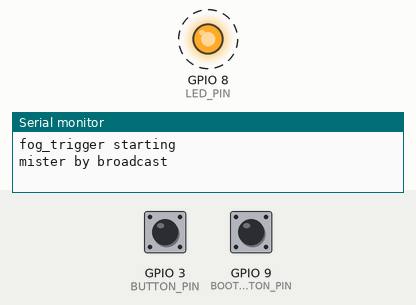
A sketch run on a simulated ESP32. Shown: output pins drawn as LEDs (lit = HIGH), the last lines printed to the serial monitor. Dashed ring = blinking. Inputs (shaded band) come from the test bench; at power-on: GPIO 3 (BUTTON_PIN) HIGH, GPIO 9 (BOOT_BUTTON_PIN) HIGH. Random numbers use the default seed unless the sketch sets one.

Above: at 0.87 s.
1.3 s: GPIO 3 (BUTTON_PIN) pulled LOW for 0.15 s
At 3.8 s:
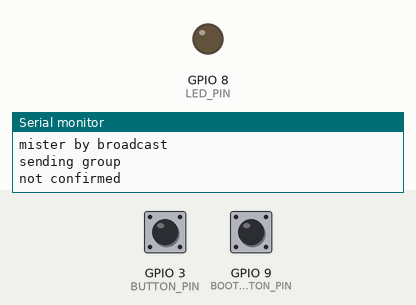
4.4 s: GPIO 9 (BOOT_BUTTON_PIN) pulled LOW for 1 s
At 5.74 s:
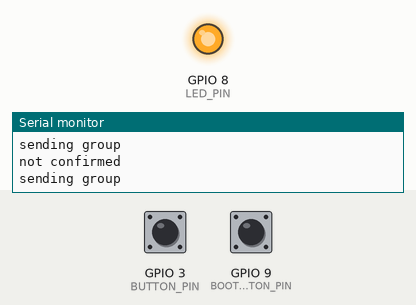
7.4 s: GPIO 3 (BUTTON_PIN) pulled LOW for 3.2 s
Timing chart, 0 to 18.1 s (numbered marks = the images above; inputs shaded):
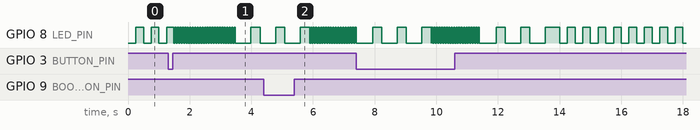

The sketch:

fog_trigger.ino
```cpp
// Code lives in main.cpp; this stub keeps the IDE from generating prototypes.
```

main.cpp
```cpp
/*
 * fog_trigger - sits 100-200 m upstream of the fog stretch and tells the
 * fog_mister over ESP-NOW that a group is coming. A marshal presses the
 * button, or an optional PIR sensor does it.
 *
 * Button (GPIO3, or the on-board BOOT button): short press = group coming,
 * hold 2 s = undo last group.
 * LED: short blip every 2 s = link OK, blinking twice a second = no link,
 * flicker = sending, on for 1.5 s = mister confirmed, three long
 * flashes = not confirmed.
 *
 * Board: ESP32-S3 or ESP32-C3 SuperMini, Espressif Arduino core 3.3.x, USB CDC On Boot enabled.
 */

#include <Arduino.h>
#include <WiFi.h>
#include <esp_now.h>
#include <esp_wifi.h>

/* ---- pins ---- */
#define BUTTON_PIN      3   // push button to GND
#if CONFIG_IDF_TARGET_ESP32S3
#define BOOT_BUTTON_PIN 0   // on-board BOOT button: same function once running (bench testing)
#else
#define BOOT_BUTTON_PIN 9   // on-board BOOT button (C3)
#endif
#define PIR_PIN         4   // AM312 output, powered from 3V3
#if CONFIG_IDF_TARGET_ESP32S3
#define LED_PIN         48  // on-board LED (S3 SuperMini: WS2812 RGB, shown blue)
#define LED_RGB         1
#define LED_RGB_LEVEL   40  // 0-255, it is bright
#else
#define LED_PIN         8   // on-board LED (C3 SuperMini: blue, active low)
#define LED_RGB         0
#endif
#define LED_ACTIVE_LOW  1   // plain LED only

/* ---- options ---- */
#define USE_SENSOR      false
#define PIR_LOCKOUT_MS  45000   // one group per PIR trigger
#define ESPNOW_CHANNEL  1       // must match the mister's AP channel
#ifndef TX_POWER
#define TX_POWER        WIFI_POWER_19_5dBm  // SuperMini boards: try WIFI_POWER_8_5dBm
#endif
#define PING_EVERY_MS   2000
#define LINK_TIMEOUT_MS 6500
#define RETRY_MS        250
#define RETRIES         8
#define LONG_PRESS_MS   2000
/* MISTER_MAC: the mister's soft-AP MAC as bytes, set by deploy.py from boards.toml
 * (-DMISTER_MAC=0x..,0x..,...). Without it the trigger finds the mister by
 * broadcast and takes the first one that acks. */

/* ---- ESP-NOW protocol, keep in sync with fog_mister ---- */
#define FOG_MAGIC 0x464F4731UL  // "FOG1"
enum : uint8_t { MSG_PING = 1, MSG_GROUP = 2, MSG_UNDO = 3, MSG_ACK = 0x80 };
struct __attribute__((packed)) FogMsg {
    uint32_t magic;
    uint8_t  type;
    uint8_t  seq;
};

static const uint8_t BROADCAST[6] = {0xff, 0xff, 0xff, 0xff, 0xff, 0xff};
#ifdef MISTER_MAC
static uint8_t mister[6] = {MISTER_MAC};
static bool have_mister = true;
#else
static uint8_t mister[6];
static bool have_mister = false;
#endif

static volatile uint32_t last_ack_ms = 0;
static volatile bool got_ack = false;
static volatile uint8_t ack_type = 0, ack_seq = 0;
static volatile uint8_t ack_mac[6];

static uint8_t seq = 0;      // pings
static uint8_t cmd_seq = 0;  // group/undo; random start so a reboot is unlikely to repeat the last one

/* pending GROUP/UNDO, resent until acked */
static bool sending = false;
static uint8_t send_type = 0, send_seq = 0;
static int send_tries = 0;
static uint32_t send_at = 0;

enum LedMode { LED_LINK, LED_CONFIRMED, LED_FAILED };
static LedMode led_mode = LED_LINK;
static uint32_t led_mode_since = 0;

static inline bool elapsed(uint32_t now, uint32_t t) { return (int32_t)(now - t) >= 0; }

static void led(bool on) {
#if LED_RGB
    static int last = -1;  // the WS2812 takes an RMT write; only send changes
    if (on == last)
        return;
    last = on;
    rgbLedWrite(LED_PIN, 0, 0, on ? LED_RGB_LEVEL : 0);
#else
    digitalWrite(LED_PIN, (on ^ LED_ACTIVE_LOW) ? HIGH : LOW);
#endif
}

static void on_recv(const esp_now_recv_info_t *info, const uint8_t *data, int len) {
    if (len != sizeof(FogMsg))
        return;
    FogMsg m;
    memcpy(&m, data, sizeof m);
    if (m.magic != FOG_MAGIC || !(m.type & MSG_ACK))
        return;
#ifdef MISTER_MAC
    if (memcmp(info->src_addr, mister, 6) != 0)
        return;
#endif
    for (int i = 0; i < 6; i++)
        ack_mac[i] = info->src_addr[i];
    ack_type = m.type & ~MSG_ACK;
    ack_seq = m.seq;
    last_ack_ms = millis();
    got_ack = true;
}

static void add_peer(const uint8_t *mac) {
    if (esp_now_is_peer_exist(mac))
        return;
    esp_now_peer_info_t peer = {};
    memcpy(peer.peer_addr, mac, 6);
    peer.channel = ESPNOW_CHANNEL;
    peer.ifidx = WIFI_IF_STA;
    peer.encrypt = false;
    esp_now_add_peer(&peer);
}

static void send_msg(uint8_t type, uint8_t s) {
    FogMsg m = {FOG_MAGIC, type, s};
    // unicast once the mister is known: the radio then retries by itself
    esp_now_send(have_mister ? mister : BROADCAST, (const uint8_t *)&m, sizeof m);
}

static void queue_send(uint8_t type, uint32_t now) {
    sending = true;
    send_type = type;
    send_seq = ++cmd_seq;
    send_tries = 0;
    send_at = now;
    Serial.printf("sending %s\n", type == MSG_GROUP ? "group" : "undo");
}

static void handle_acks(uint32_t now) {
    if (!got_ack)
        return;
    got_ack = false;
    if (!have_mister) {
        memcpy(mister, (const void *)ack_mac, 6);
        add_peer(mister);
        have_mister = true;
        Serial.printf("mister %02x:%02x:%02x:%02x:%02x:%02x\n", mister[0], mister[1],
                      mister[2], mister[3], mister[4], mister[5]);
    }
    if (sending && ack_type == send_type && ack_seq == send_seq) {
        sending = false;
        led_mode = LED_CONFIRMED;
        led_mode_since = now;
        Serial.println("confirmed");
    }
}

static void run_send(uint32_t now) {
    static uint32_t next_ping = 0;
    if (sending) {
        if (!elapsed(now, send_at))
            return;
        if (send_tries >= RETRIES) {
            sending = false;
            led_mode = LED_FAILED;
            led_mode_since = now;
            Serial.println("not confirmed");
            return;
        }
        send_tries++;
        send_msg(send_type, send_seq);
        send_at = now + RETRY_MS;
    } else if (elapsed(now, next_ping)) {
        send_msg(MSG_PING, ++seq);
        next_ping = now + PING_EVERY_MS;
    }
}

static void run_led(uint32_t now) {
    uint32_t t = now - led_mode_since;
    if (led_mode == LED_CONFIRMED) {
        if (t < 1500)
            return led(true);
        led_mode = LED_LINK;
    } else if (led_mode == LED_FAILED) {
        if (t < 3 * 800)
            return led(t % 800 < 500);
        led_mode = LED_LINK;
    }
    if (sending)
        led((now / 40) % 2);
    else if (have_mister && now - last_ack_ms < LINK_TIMEOUT_MS)
        led(now % 2000 < 40);
    else
        led(now % 500 < 250);
}

struct Button {
    uint8_t pin;
    bool down = false, long_fired = false;
    uint32_t since = 0, changed = 0;
    // 0 = nothing, 1 = short press (on release), 2 = long press
    int poll(uint32_t now) {
        bool raw = digitalRead(pin) == LOW;
        if (raw != down && now - changed >= 30) {
            changed = now;
            down = raw;
            if (down) {
                since = now;
                long_fired = false;
            } else if (!long_fired) {
                return 1;
            }
        }
        if (down && !long_fired && now - since >= LONG_PRESS_MS) {
            long_fired = true;
            return 2;
        }
        return 0;
    }
};
static Button button{BUTTON_PIN};
static Button boot_button{BOOT_BUTTON_PIN};

void setup() {
    if (!LED_RGB)
        pinMode(LED_PIN, OUTPUT);
    led(false);
    pinMode(BUTTON_PIN, INPUT_PULLUP);
    pinMode(BOOT_BUTTON_PIN, INPUT_PULLUP);
    if (USE_SENSOR)
        pinMode(PIR_PIN, INPUT);

    Serial.begin(115200);
    Serial.println("fog_trigger starting");

    WiFi.mode(WIFI_STA);
    WiFi.disconnect();
    esp_wifi_set_channel(ESPNOW_CHANNEL, WIFI_SECOND_CHAN_NONE);
    WiFi.setTxPower(TX_POWER);

    if (esp_now_init() != ESP_OK)
        Serial.println("ESP-NOW init failed");
    esp_now_register_recv_cb(on_recv);
    add_peer(have_mister ? mister : BROADCAST);
    Serial.printf("mister %s\n", have_mister ? "from build" : "by broadcast");
    cmd_seq = esp_random();
}

void loop() {
    uint32_t now = millis();

    for (Button *b : {&button, &boot_button}) {
        switch (b->poll(now)) {
        case 1: queue_send(MSG_GROUP, now); break;
        case 2: queue_send(MSG_UNDO, now); break;
        }
    }

    if (USE_SENSOR) {
        static bool pir_last = false;
        static uint32_t pir_at = 0;
        static bool pir_fired = false;
        bool pir = digitalRead(PIR_PIN) == HIGH;
        if (pir && !pir_last && (!pir_fired || now - pir_at >= PIR_LOCKOUT_MS)) {
            pir_fired = true;
            pir_at = now;
            Serial.println("PIR");
            queue_send(MSG_GROUP, now);
        }
        pir_last = pir;
    }

    handle_acks(now);
    run_send(now);
    run_led(now);
    delay(5);
}
```
